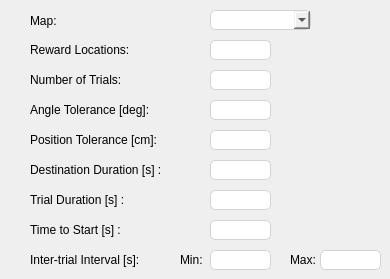
    <widget class="QWidget" name="Maze">
     <attribute name="title">
      <string>Maze</string>
     </attribute>
     <widget class="QLabel" name="label_45">
      <property name="geometry">
       <rect>
        <x>30</x>
        <y>70</y>
        <width>111</width>
        <height>20</height>
       </rect>
      </property>
      <property name="text">
       <string>Number of Trials:</string>
      </property>
     </widget>
     <widget class="QLabel" name="label_46">
      <property name="geometry">
       <rect>
        <x>30</x>
        <y>190</y>
        <width>131</width>
        <height>20</height>
       </rect>
      </property>
      <property name="text">
       <string>Trial Duration [s] :</string>
      </property>
     </widget>
     <widget class="QLabel" name="label_48">
      <property name="geometry">
       <rect>
        <x>30</x>
        <y>100</y>
        <width>161</width>
        <height>20</height>
       </rect>
      </property>
      <property name="text">
       <string>Angle Tolerance [deg]:</string>
      </property>
     </widget>
     <widget class="QLabel" name="label_49">
      <property name="geometry">
       <rect>
        <x>30</x>
        <y>160</y>
        <width>161</width>
        <height>20</height>
       </rect>
      </property>
      <property name="text">
       <string>Destination Duration [s] :</string>
      </property>
     </widget>
     <widget class="QLabel" name="label_50">
      <property name="geometry">
       <rect>
        <x>30</x>
        <y>10</y>
        <width>81</width>
        <height>21</height>
       </rect>
      </property>
      <property name="text">
       <string>Map:</string>
      </property>
     </widget>
     <widget class="QLineEdit" name="maze_destinationDuration">
      <property name="geometry">
       <rect>
        <x>210</x>
        <y>160</y>
        <width>61</width>
        <height>20</height>
       </rect>
      </property>
      <property name="focusPolicy">
       <enum>Qt::StrongFocus</enum>
      </property>
      <property name="toolTip">
       <string>Subject name</string>
      </property>
      <property name="styleSheet">
       <string notr="true">border: 1px solid lightgray;
border-radius: 5px</string>
      </property>
     </widget>
     <widget class="QLineEdit" name="maze_rewardLocation">
      <property name="geometry">
       <rect>
        <x>210</x>
        <y>40</y>
        <width>61</width>
        <height>20</height>
       </rect>
      </property>
      <property name="focusPolicy">
       <enum>Qt::StrongFocus</enum>
      </property>
      <property name="toolTip">
       <string>Subject name</string>
      </property>
      <property name="styleSheet">
       <string notr="true">border: 1px solid lightgray;
border-radius: 5px</string>
      </property>
     </widget>
     <widget class="QLineEdit" name="maze_numberOfTrials">
      <property name="geometry">
       <rect>
        <x>210</x>
        <y>70</y>
        <width>61</width>
        <height>20</height>
       </rect>
      </property>
      <property name="focusPolicy">
       <enum>Qt::StrongFocus</enum>
      </property>
      <property name="toolTip">
       <string>Subject name</string>
      </property>
      <property name="styleSheet">
       <string notr="true">border: 1px solid lightgray;
border-radius: 5px</string>
      </property>
     </widget>
     <widget class="QLineEdit" name="maze_angleTolerance">
      <property name="geometry">
       <rect>
        <x>210</x>
        <y>100</y>
        <width>61</width>
        <height>20</height>
       </rect>
      </property>
      <property name="focusPolicy">
       <enum>Qt::StrongFocus</enum>
      </property>
      <property name="toolTip">
       <string>Subject name</string>
      </property>
      <property name="styleSheet">
       <string notr="true">border: 1px solid lightgray;
border-radius: 5px</string>
      </property>
     </widget>
     <widget class="QComboBox" name="maze_Map">
      <property name="geometry">
       <rect>
        <x>210</x>
        <y>10</y>
        <width>101</width>
        <height>20</height>
       </rect>
      </property>
      <property name="focusPolicy">
       <enum>Qt::StrongFocus</enum>
      </property>
      <property name="toolTip">
       <string>The type of mask to apply to the fixation spot</string>
      </property>
      <property name="styleSheet">
       <string notr="true">border: 1px solid lightgray;
border-radius: 5px;
</string>
      </property>
     </widget>
     <widget class="QLabel" name="label_51">
      <property name="geometry">
       <rect>
        <x>30</x>
        <y>40</y>
        <width>111</width>
        <height>20</height>
       </rect>
      </property>
      <property name="text">
       <string>Reward Locations:</string>
      </property>
     </widget>
     <widget class="QLineEdit" name="maze_trialDuration">
      <property name="geometry">
       <rect>
        <x>210</x>
        <y>190</y>
        <width>61</width>
        <height>20</height>
       </rect>
      </property>
      <property name="focusPolicy">
       <enum>Qt::StrongFocus</enum>
      </property>
      <property name="toolTip">
       <string>Subject name</string>
      </property>
      <property name="styleSheet">
       <string notr="true">border: 1px solid lightgray;
border-radius: 5px</string>
      </property>
     </widget>
     <widget class="QLabel" name="label_52">
      <property name="geometry">
       <rect>
        <x>30</x>
        <y>220</y>
        <width>131</width>
        <height>20</height>
       </rect>
      </property>
      <property name="text">
       <string>Time to Start [s] :</string>
      </property>
     </widget>
     <widget class="QLabel" name="label_53">
      <property name="geometry">
       <rect>
        <x>30</x>
        <y>250</y>
        <width>151</width>
        <height>20</height>
       </rect>
      </property>
      <property name="text">
       <string>Inter-trial Interval [s]:</string>
      </property>
     </widget>
     <widget class="QLineEdit" name="maze_timeToStart">
      <property name="geometry">
       <rect>
        <x>210</x>
        <y>220</y>
        <width>61</width>
        <height>20</height>
       </rect>
      </property>
      <property name="focusPolicy">
       <enum>Qt::StrongFocus</enum>
      </property>
      <property name="toolTip">
       <string>Subject name</string>
      </property>
      <property name="styleSheet">
       <string notr="true">border: 1px solid lightgray;
border-radius: 5px</string>
      </property>
     </widget>
     <widget class="QLineEdit" name="maze_ITI_Min">
      <property name="geometry">
       <rect>
        <x>210</x>
        <y>250</y>
        <width>61</width>
        <height>20</height>
       </rect>
      </property>
      <property name="focusPolicy">
       <enum>Qt::StrongFocus</enum>
      </property>
      <property name="toolTip">
       <string>Subject name</string>
      </property>
      <property name="styleSheet">
       <string notr="true">border: 1px solid lightgray;
border-radius: 5px</string>
      </property>
     </widget>
     <widget class="QLineEdit" name="maze_ITI_Max">
      <property name="geometry">
       <rect>
        <x>320</x>
        <y>250</y>
        <width>61</width>
        <height>20</height>
       </rect>
      </property>
      <property name="focusPolicy">
       <enum>Qt::StrongFocus</enum>
      </property>
      <property name="toolTip">
       <string>Subject name</string>
      </property>
      <property name="styleSheet">
       <string notr="true">border: 1px solid lightgray;
border-radius: 5px</string>
      </property>
     </widget>
     <widget class="QLabel" name="label_54">
      <property name="geometry">
       <rect>
        <x>180</x>
        <y>250</y>
        <width>31</width>
        <height>20</height>
       </rect>
      </property>
      <property name="text">
       <string>Min:</string>
      </property>
     </widget>
     <widget class="QLabel" name="label_55">
      <property name="geometry">
       <rect>
        <x>290</x>
        <y>250</y>
        <width>31</width>
        <height>20</height>
       </rect>
      </property>
      <property name="text">
       <string>Max:</string>
      </property>
     </widget>
     <widget class="QLabel" name="label_57">
      <property name="geometry">
       <rect>
        <x>260</x>
        <y>160</y>
        <width>51</width>
        <height>20</height>
       </rect>
      </property>
      <property name="text">
       <string/>
      </property>
     </widget>
     <widget class="QLabel" name="label_56">
      <property name="geometry">
       <rect>
        <x>30</x>
        <y>130</y>
        <width>161</width>
        <height>20</height>
       </rect>
      </property>
      <property name="text">
       <string>Position Tolerance [cm]:</string>
      </property>
     </widget>
     <widget class="QLineEdit" name="maze_positionTolerance">
      <property name="geometry">
       <rect>
        <x>210</x>
        <y>130</y>
        <width>61</width>
        <height>20</height>
       </rect>
      </property>
      <property name="focusPolicy">
       <enum>Qt::StrongFocus</enum>
      </property>
      <property name="toolTip">
       <string>Subject name</string>
      </property>
      <property name="styleSheet">
       <string notr="true">border: 1px solid lightgray;
border-radius: 5px</string>
      </property>
     </widget>
    </widget>
